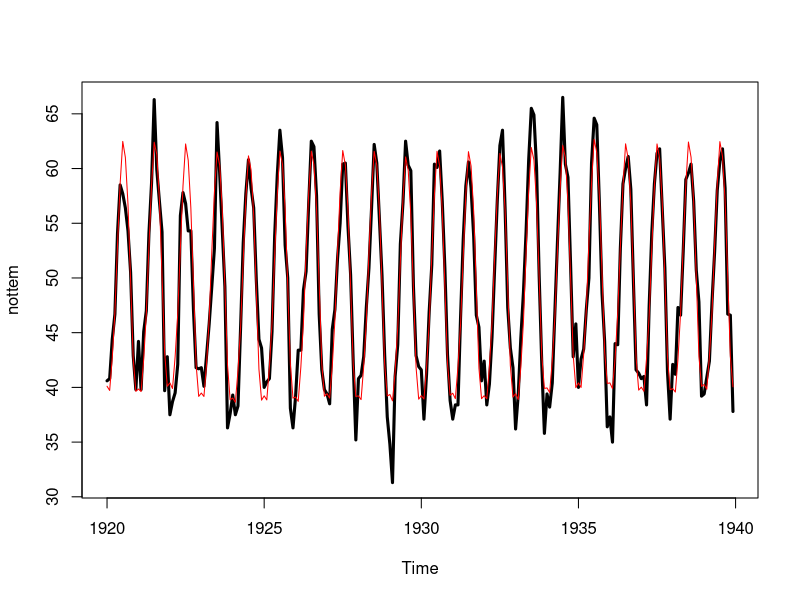
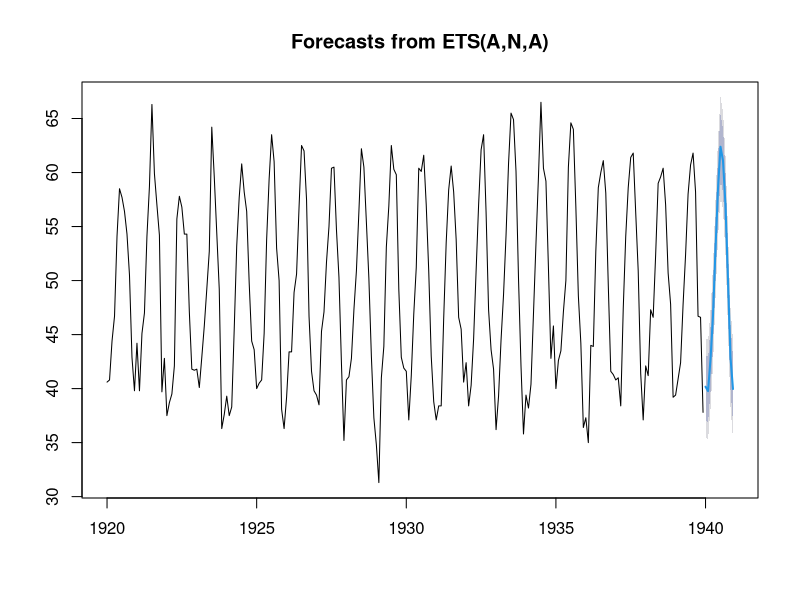
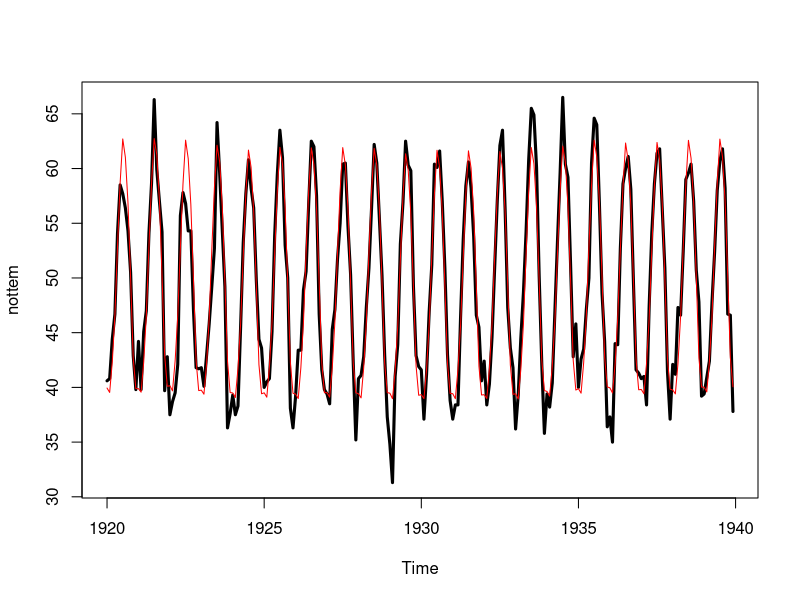

Here is the R script that generated these plots, in order:
#Exponential Smoothing With ETS
#Downloading the forecast library to obtain ets function
library(forecast)
#Applying ets to the nottem dataset
#The dataset consists of 20 years of monthly temperature measurements at 
#Notthingham Castle
etsnottem = ets(nottem)
etsnottem
#We have ETS(A,N,A) meaning we have additive error, non-present trend, and
#additive seasonality 
#Both of the smooting parameters are close to 0, indicating smoothness
#Here we are plotting the nottem set with the fitted model
plot(nottem, lwd = 3)
lines(etsnottem$fitted, col = 'red')
#The fitted values are quite close to the original dataset
#Now we are plotting the forecast
#We are using 12 for 12 months to add a full year to the cycle
plot(forecast(etsnottem, h = 12))
#We can also manually set the ets model, this time using multiplicative
nottemmulti = ets(nottem, model = "MZM")
nottemmulti
#Here we are plotting the multiplicative model vs. the original dataset
plot(nottem, lwd = 3)
lines(nottemmulti$fitted, col = 'red')
#This new model does not catch the peaks as well